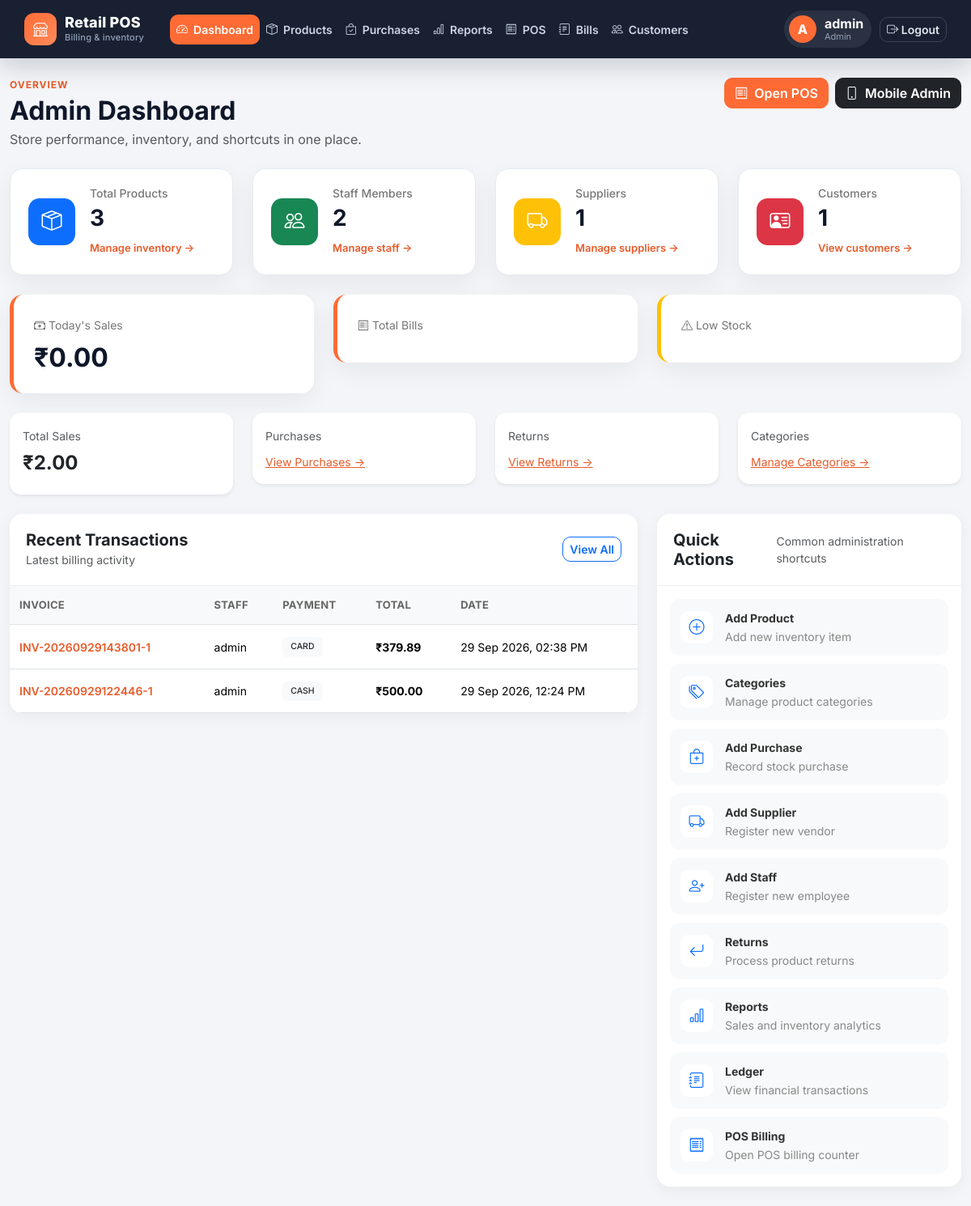
Before: /admin-dashboard/ (signed in) with the older database file.
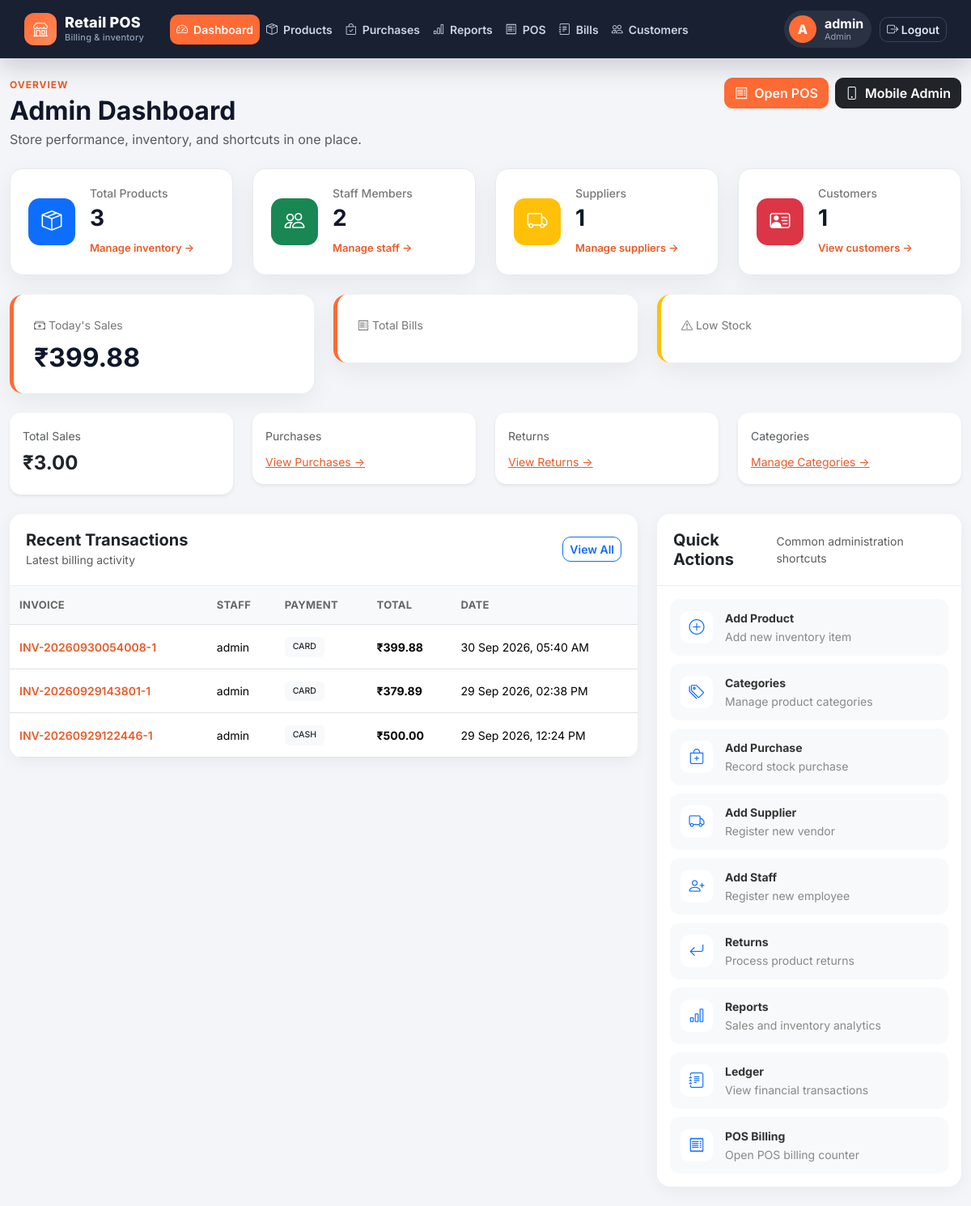
After: the same page with the newer database file.
### pos_billing/models.py (models this page shows, shortened)
class Sale(models.Model):
    PAYMENT_CHOICES = [
        ("cash", "Cash"),
        ("card", "Card"),
        ("upi", "UPI"),
    ]
    invoice_number = models.CharField(
        max_length=50,
        unique=True
    )
    staff = models.ForeignKey(
        User,
        on_delete=models.SET_NULL,
        null=True,
        related_name="sales"
    )
    customer = models.ForeignKey(
        Customer,
        on_delete=models.SET_NULL,
        null=True,
        blank=True,
        related_name="sales"
    )
    subtotal = models.DecimalField(
        max_digits=12,
        decimal_places=2,
        default=0
    )
    discount = models.DecimalField(
        max_digits=12,
        decimal_places=2,
        default=0
    )
    tax = models.DecimalField(
        max_digits=12,
        decimal_places=2,
        default=0
    )
    total = models.DecimalField(
        max_digits=12,
        decimal_places=2,
        default=0
    )
    payment_method = models.CharField(
        max_length=20,
        choices=PAYMENT_CHOICES
    )
    created_at = models.DateTimeField(
        auto_now_add=True
    )

### pos_billing/views.py (the view)
@login_required
@user_passes_test(is_admin)
def admin_dashboard(request):
    total_products = Product.objects.filter(
        is_active=True
    ).count()
    total_staff = StaffProfile.objects.filter(
        role="staff"
    ).count()
    total_suppliers = Supplier.objects.count()
    total_customers = Customer.objects.count()
    total_sales = Sale.objects.count()
    today_sales = Sale.objects.filter(
        created_at__date=__import__("datetime").date.today()
    ).aggregate(
        total=Sum("total")
    )["total"] or Decimal("0.00")
    low_stock_products = Product.objects.filter(
        stock__lte=5,
        is_active=True
    ).order_by("stock")
    recent_sales = Sale.objects.select_related(
        "staff",
        "customer"
    ).order_by("-id")[:10]
    context = {
        "total_products": total_products,
        "total_staff": total_staff,
        "total_suppliers": total_suppliers,
        "total_customers": total_customers,
        "total_sales": total_sales,
        "today_sales": today_sales,
        "low_stock_products": low_stock_products,
        "recent_sales": recent_sales,
    }
    return render(
        request,
        "admin_portal/dashboard.html",
        context
    )

### pos_billing/views.py (called while the page is built)
def is_admin(user):
    return user.is_authenticated and (
        user.is_superuser or
        getattr(user, "staffprofile", None) and
        user.staffprofile.role == "admin"
    )

### pos_billing/templates/admin_portal/dashboard.html (shortened to what the changed rows need)
{% extends "base.html" %}
{% block content %}
<div class="container-fluid py-4">
    <div class="page-header">
        <div>
            <h2 class="fw-bold mb-1">Admin Dashboard</h2>
        </div>
    </div>
    <div class="row g-4 mb-4">
        <div class="col-lg-4">
            <div class="stat-box">
                <span>
                    <i class="bi bi-cash-stack"></i>
                    Today's Sales
                </span>
                <h2>
                    ₹{{ today_sales|floatformat:2 }}
                </h2>
            </div>
        </div>
    </div>
    <div class="row g-4 mb-4">
        <div class="col-lg-3 col-md-6">
            <div class="card border-0 shadow-sm">
                <div class="card-body">
                    <small class="text-muted">
                        Total Sales
                    </small>
                    <h4 class="fw-bold mt-2">
                        ₹{{ total_sales|floatformat:2 }}
                    </h4>
                </div>
            </div>
        </div>
    </div>
    <div class="row g-4">
        <div class="col-lg-8">
            <div class="card dashboard-panel">
                <div class="table-responsive">
                    <table class="table align-middle mb-0">
                        <thead>
                            <tr>
                                <th>Invoice</th>
                                <th>Staff</th>
                                <th>Payment</th>
                                <th>Total</th>
                                <th>Date</th>
                            </tr>
                        </thead>
                        <tbody>
                        {% for sale in recent_sales %}
                            <tr>
                                <td>
                                    <a href="{% url 'invoice' sale.id %}"
                                       class="fw-semibold text-decoration-none">
                                        {{ sale.invoice_number }}
                                    </a>
                                </td>
                                <td>
                                    {% if sale.staff %}
                                        {{ sale.staff.username }}
                                    {% else %}
                                        -
                                    {% endif %}
                                </td>
                                <td>
                                    <span class="badge bg-light text-dark">
                                        {{ sale.payment_method|upper }}
                                    </span>
                                </td>
                                <td class="fw-bold">
                                    ₹{{ sale.total|floatformat:2 }}
                                </td>
                                <td>
                                    {{ sale.created_at|date:"d M Y, h:i A" }}
                                </td>
                            </tr>
                        {% endfor %}
                        </tbody>
                    </table>
                </div>
            </div>
        </div>
    </div>
</div>
{% endblock %}

Changed rows visible on the page:
added Sale: invoice_number "INV-20260930054008-1", staff.username "admin", payment_method "CARD", total "399.88", created_at "30 Sep 2026, 05:40 AM"
Other visible differences:
{{ today_sales|floatformat:2 }}: "0.00" → "399.88"
{{ total_sales|floatformat:2 }}: "2.00" → "3.00"
